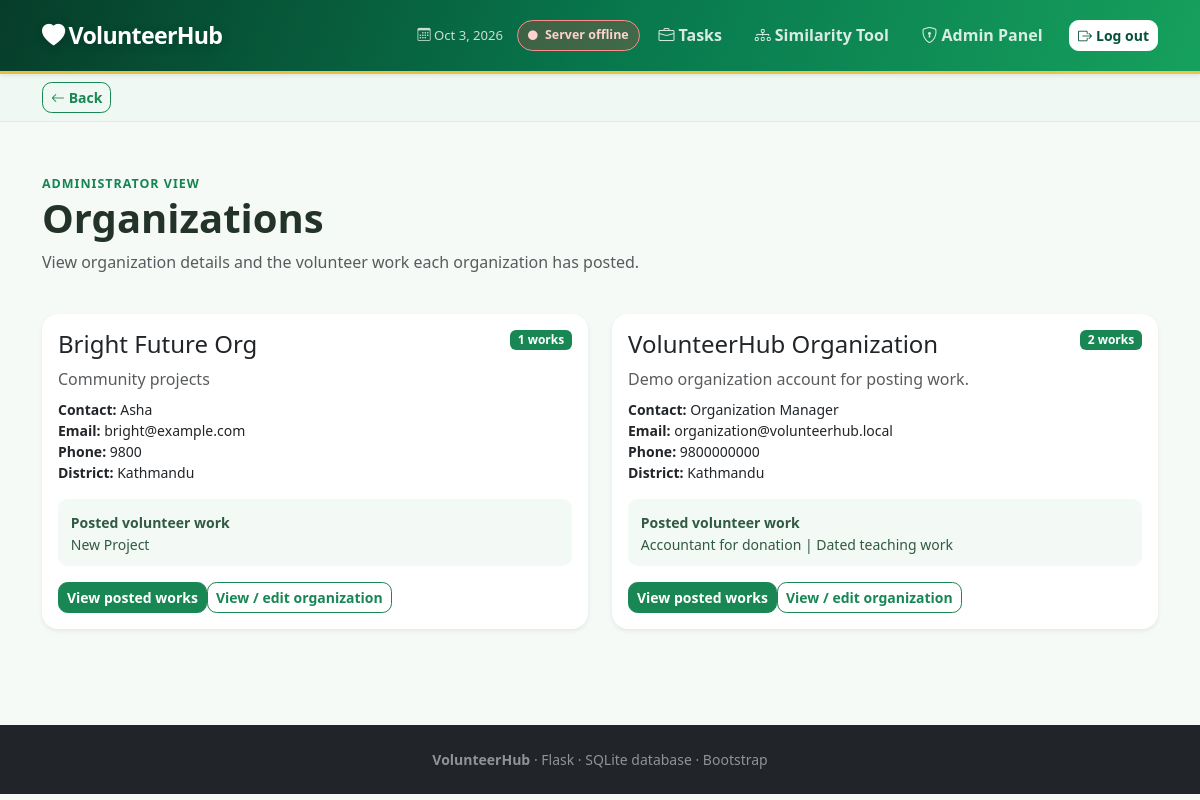
/admin/organizations (signed in), run on the app's committed database.
### tables this page shows
CREATE TABLE users (id INTEGER PRIMARY KEY AUTOINCREMENT, name TEXT NOT NULL, email TEXT NOT NULL UNIQUE, password TEXT NOT NULL, role TEXT NOT NULL DEFAULT 'volunteer', date_of_birth TEXT);

### app.py (the view)
@app.route("/admin/organizations")
@require("admin")
def manage_organizations():
    rows=db().execute("SELECT users.*,organization_profiles.organization_name,organization_profiles.contact_person,organization_profiles.phone,organization_profiles.location,organization_profiles.description,COUNT(tasks.id) task_count,GROUP_CONCAT(tasks.title, ' | ') posted_work FROM users JOIN organization_profiles ON users.id=organization_profiles.user_id LEFT JOIN tasks ON users.id=tasks.organization_id WHERE users.role='organization' GROUP BY users.id").fetchall(); return render_template("manage_organizations.html",organizations=rows)

### app.py (called while the page is built)
def db():
    if "db" not in g:
        g.db=sqlite3.connect(app.config["DATABASE"]); g.db.row_factory=sqlite3.Row
    return g.db

@app.teardown_appcontext
def close(error=None):
    if g.get("db"): g.db.close()

def require(*roles):
    def deco(view):
        @wraps(view)
        def wrapped(*args,**kwargs):
            if "user_id" not in session: return redirect(url_for("login"))
            if roles and session.get("role") not in roles: flash("You do not have permission for this page.","danger"); return redirect(url_for("home"))
            return view(*args,**kwargs)
        return wrapped
    return deco

@app.context_processor
def nav():
    photo=None
    if session.get("role")=="volunteer":
        row=db().execute("SELECT photo_filename FROM volunteer_profiles WHERE user_id=?",(session["user_id"],)).fetchone(); photo=row["photo_filename"].replace("uploads/","") if row and row["photo_filename"] else None
    return {"nav_photo":photo,"unread_notifications":0}

### templates/manage_organizations.html
{% extends 'base.html' %}{% block content %}<div class="container py-5"><span class="eyebrow">Administrator view</span><h1 class="fw-bold">Organizations</h1><p class="text-muted">View organization details and the volunteer work each organization has posted.</p><div class="row g-4 mt-1">{% for org in organizations %}<div class="col-md-6"><div class="card h-100 border-0 shadow-sm"><div class="card-body"><div class="d-flex justify-content-between align-items-start"><div><h4>{{org.organization_name or org.name}}</h4><p class="text-muted mb-2">{{org.description or 'No description yet.'}}</p></div><span class="badge text-bg-success">{{org.task_count}} works</span></div><p class="small"><b>Contact:</b> {{org.contact_person or 'Not added'}}<br><b>Email:</b> {{org.email}}<br><b>Phone:</b> {{org.phone or 'Not added'}}<br><b>District:</b> {{org.location or 'Not added'}}</p><div class="posted-work mb-3"><b class="small">Posted volunteer work</b><p class="small mb-0">{{org.posted_work or 'No work posted yet.'}}</p></div><a class="btn btn-success btn-sm" href="{{url_for('organization_works',organization_id=org.id)}}">View posted works</a><a class="btn btn-outline-success btn-sm" href="{{url_for('edit_organization',organization_id=org.id)}}">View / edit organization</a></div></div></div>{% else %}<p class="text-muted">No organizations have registered yet.</p>{% endfor %}</div></div>{% endblock %}

### static/css/style.css (style rules this page uses)
body { background: #f6faf7; color: #24332a; }
.card { border-radius: 1rem; transition: transform .2s ease, box-shadow .2s ease; }
.btn { border-radius: .6rem; font-weight: 600; }
.eyebrow { color: #168552; font-weight: 700; letter-spacing: .08em; font-size: .78rem; text-transform: uppercase; }
.posted-work { background: #f3f9f5; border-radius: .6rem; padding: .7rem .8rem; color: #315a42; }

### data on the page
users: name "Bright Future Org", description "Community projects", task_count "1", contact_person "Asha", email "bright@example.com", phone "9800", location "Kathmandu", posted_work "New Project"
users: name "VolunteerHub Organization", description "Demo organization account for posting work.", task_count "2", contact_person "Organization Manager", email "organization@volunteerhub.local", phone "9800000000", location "Kathmandu", posted_work "Accountant for donation | Dated teaching work"
